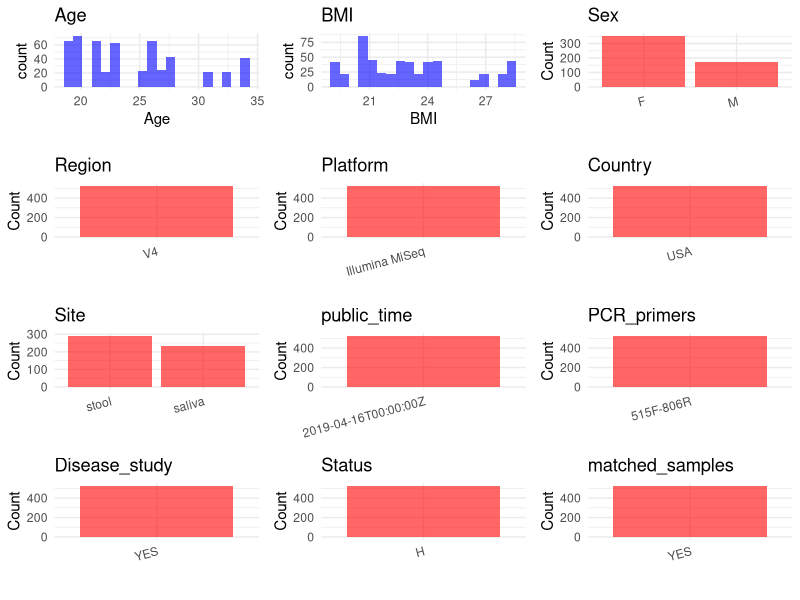

Write the R code that produced this figure. (Note: this script raises an error after producing the figure.)
## ---- chunk 1
# Load necessary libraries
library(dplyr)
library(ggplot2)
library(cowplot)

# Set working directory (update this path to your local directory)
setwd("/home/hby/oral_project/PRJEB27304")

# Read the initial metadata files
initial_meta <- read.csv("SraRunTable.csv", header = T)

# Combine the two metadata files
# meta <- rbind(initial_meta, initial_meta1)

# Remove entries non-oral samples
# initial_meta <- subset(initial_meta,isolate %in% c("saliva","tongue coat"))

# Check the number of samples containing "HT" in Sample.Name (e.g., healthy controls)
# nrow(subset(meta, grepl("HT", Sample.Name)))

# Display the first few rows of the metadata
head(initial_meta)
## ---- chunk 2
# Create a uniform metadata dataframe
metadata <- data.frame(
  BioProject = initial_meta$BioProject,
  Run = initial_meta$Run,
  sample_name = initial_meta$Sample_Name,
  Sex = initial_meta$gender,
  Age = initial_meta$AGE,
  Platform = initial_meta$Instrument,
  Country = initial_meta$geo_loc_name_country,
  Site = initial_meta$sample_type,
  public_time = initial_meta$ReleaseDate,
  BMI = initial_meta$BMI,
  stringsAsFactors = FALSE
) %>%
  mutate(
    Sex = case_when(
      Sex == "male" ~ "M",
      Sex == "female" ~ "F"
    )
  )
## ---- chunk 3
# Add information obtained from the publication
metadata$Region <- "V4"
metadata$Status <- "H"
metadata$PCR_primers <- "515F-806R"
metadata$title <- "Human Salivary Amylase Gene Copy Number Impacts Oral and Gut Microbiomes"
metadata$Disease_study <- "YES"


# extract subject id by remove prefix of sample_name
metadata$subject_id <- gsub("_reext", "", metadata$sample_name)
metadata$subject_id <- gsub("_.*", "", metadata$subject_id)
all_oral_sites <- c("saliva", "tongue coat", "buccal mucosa", "lower jaw mucosa", "lower labial mucosa", "upper jaw mucosa", "tongue", "buccal")
# Check initial data distribution
cat("Initial sample distribution:\n")
table(metadata$subject_id)
table(metadata$Site)

subjects_with_oral_samples <- metadata %>%
  filter(Site %in% all_oral_sites) %>%
  distinct(subject_id) %>%
  pull(subject_id)

metadata_clean <- metadata %>%
  filter(subject_id %in% subjects_with_oral_samples)


sample_counts <- metadata_clean %>%
  group_by(subject_id) %>%
  summarise(n_samples = n(), .groups = "drop")

metadata_clean <- merge(metadata_clean, sample_counts, by = "subject_id")

# Create matched_samples column
metadata_clean$matched_samples <- ifelse(metadata_clean$n_samples >= 2, "YES", "NO")

cat("\nFinal sample distribution after cleaning:\n")
print(table(metadata_clean$Site))
cat("\nFinal sample distribution after cleaning:\n")
print(table(metadata_clean$matched_samples))

metadata_clean$subject_id <- NULL
metadata_clean$n_samples <- NULL

# Use cleaned dataset for subsequent analysis
metadata <- metadata_clean
## ---- chunk 4
# Check the number of unique runs and sample names
print(paste("Number of unique runs:", length(unique(metadata$Run))))
print(paste("Number of unique sample names:", length(unique(metadata$sample_name))))
## ---- chunk 5
# Select columns for visualization
plot_data <- metadata %>%
  select(-BioProject, -Run, -sample_name, -title)

# Function to create simple plots for each column
create_simple_plots <- function(data) {
  plots <- list()

  for (col in colnames(data)) {
    # Check if the column is all NA
    if (all(is.na(data[[col]]))) {
      # Create an empty plot with text indicating all NA
      p <- ggplot() +
        annotate("text", x = 0.5, y = 0.5, label = "this column is NA", size = 6) +
        labs(title = col) +
        theme_void()
    } else if (is.numeric(data[[col]])) {
      # Numeric variable: histogram
      p <- ggplot(data, aes(x = .data[[col]])) +
        geom_histogram(fill = "blue", alpha = 0.6, bins = 20, na.rm = TRUE) +
        labs(title = col) +
        theme_minimal()
    } else {
      # Categorical variable: bar plot (remove NA values)
      count_data <- as.data.frame(table(data[[col]], useNA = "ifany"))
      p <- ggplot(count_data, aes(x = reorder(Var1, -Freq), y = Freq)) +
        geom_col(fill = "red", alpha = 0.6) +
        labs(title = col, x = NULL, y = "Count") +
        theme_minimal() +
        theme(axis.text.x = element_text(angle = 15, hjust = 1))
    }
    plots[[col]] <- p
  }

  return(plots)
}

# Generate and arrange plots
plots <- create_simple_plots(plot_data)
p <- plot_grid(plots$Age,
  plots$BMI,
  plots$Sex,
  plots$Region,
  plots$Platform,
  plots$Country,
  plots$Site,
  plots$public_time,
  plots$PCR_primers,
  plots$Disease_study,
  plots$Status,
  plots$matched_samples, # add
  ncol = 3, align = "hv", axis = "lb"
)
ggsave("Metadata_Summary.png", plot = p, width = 8, height = 6, dpi = 150)
## ---- chunk 6
knitr::include_graphics("Metadata_Summary.png")
## ---- chunk 7
# Reorder columns to match the desired format
metadata <- metadata[, c(
  "BioProject", "Run", "sample_name", "Age", "BMI", "Sex",
  "Region", "Platform", "Country", "Site", "public_time",
  "PCR_primers", "title", "Disease_study", "Status", "matched_samples"
)]

# Export the uniform metadata to a CSV file
write.csv(metadata, file = "metadata.csv", quote = FALSE)
head(metadata)
